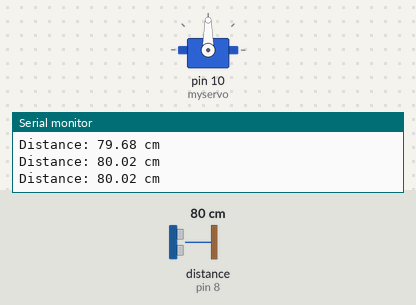
A sketch run on a simulated Arduino Uno, built with avr-gcc and run on an emulated ATmega328P. Parts: servo, the last lines printed to the serial monitor. Wiring (inferred from the names in the program): ultrasonic range finder: trigger pin 9; echo pin 8. The inputs (shaded band) are chosen by the test bench; at power-on: distance to the obstacle (sensor on pin 8) 80 cm. The echo pulse lasts 58.3 µs per cm.

Above: at 1.3 s.
1.4 s: distance to the obstacle (sensor on pin 8) set to 22 cm
3.2 s: distance to the obstacle (sensor on pin 8) set to 18 cm
At 6.1 s:
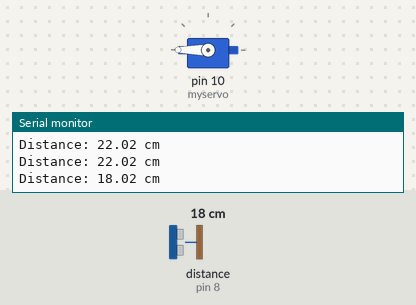
9.2 s: distance to the obstacle (sensor on pin 8) set to 35 cm
At 9.9 s:
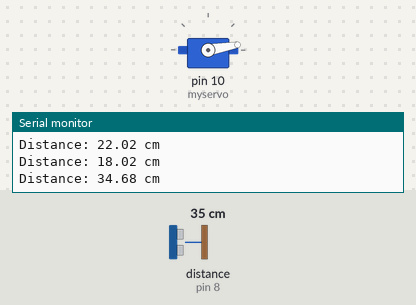
Timing chart, 0 to 12.2 s (numbered marks = the images above; inputs shaded):
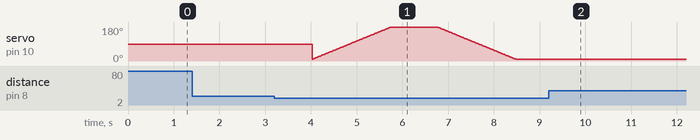

Measured:
- the behaviour switches between 20 and 19 cm on distance to the obstacle (sensor on pin 8) (found by bisection; images 0 and 1)
- after the input at 9.2 s, servo on pin 10 (myservo): stops changing and stays 10°

The sketch:

Ultrasonic_Test_Code.ino
```cpp
// This is the test code from last year on the sonic sensor

// Define the Trig and Echo pin and Servo:
#define TRIG_PIN 9
#define ECHO_PIN 8
#include <Servo.h>

Servo myservo;

int pos = 0;

// Define the speed of sound in cm/us (microseconds)
const float speedOfSoundInCmPerUs = 0.0343;

void setup() {
  // Initialize Serial communication:
  Serial.begin(9600);
  // Initialize the TRIG_PIN as an output and the ECHO_PIN as an input:
  pinMode(TRIG_PIN, OUTPUT);
  pinMode(ECHO_PIN, INPUT);

  myservo.attach(10); //set pin
}

void loop() {
  // Clear the TRIG_PIN by setting it LOW:
  digitalWrite(TRIG_PIN, LOW);
  delayMicroseconds(5);
  // Trigger the sensor by setting the TRIG_PIN high for 10 microseconds:
  digitalWrite(TRIG_PIN, HIGH);
  delayMicroseconds(10);
  digitalWrite(TRIG_PIN, LOW);

  // Read the time it takes for the echo to return to the sensor:
  long duration = pulseIn(ECHO_PIN, HIGH);

  // Calculate the distance in centimeters:
  float distance = duration * speedOfSoundInCmPerUs / 2;

  // Print the distance:
  Serial.print("Distance: ");
  Serial.print(distance);
  Serial.println(" cm");

  // Delay a bit to avoid spamming:
  delay(500);

  if (distance < 20) {
    for (int pos = 10; pos <= 180; pos += 1) {
      myservo.write(pos);
      delay(10);
    }
    delay(1000); // Adding a delay for smooth transition
    for (int pos = 180; pos >= 10; pos -= 1) {
      myservo.write(pos);
      delay(10);
    }
    delay(1000); // Adding a delay for smooth transition
  }

}
```
